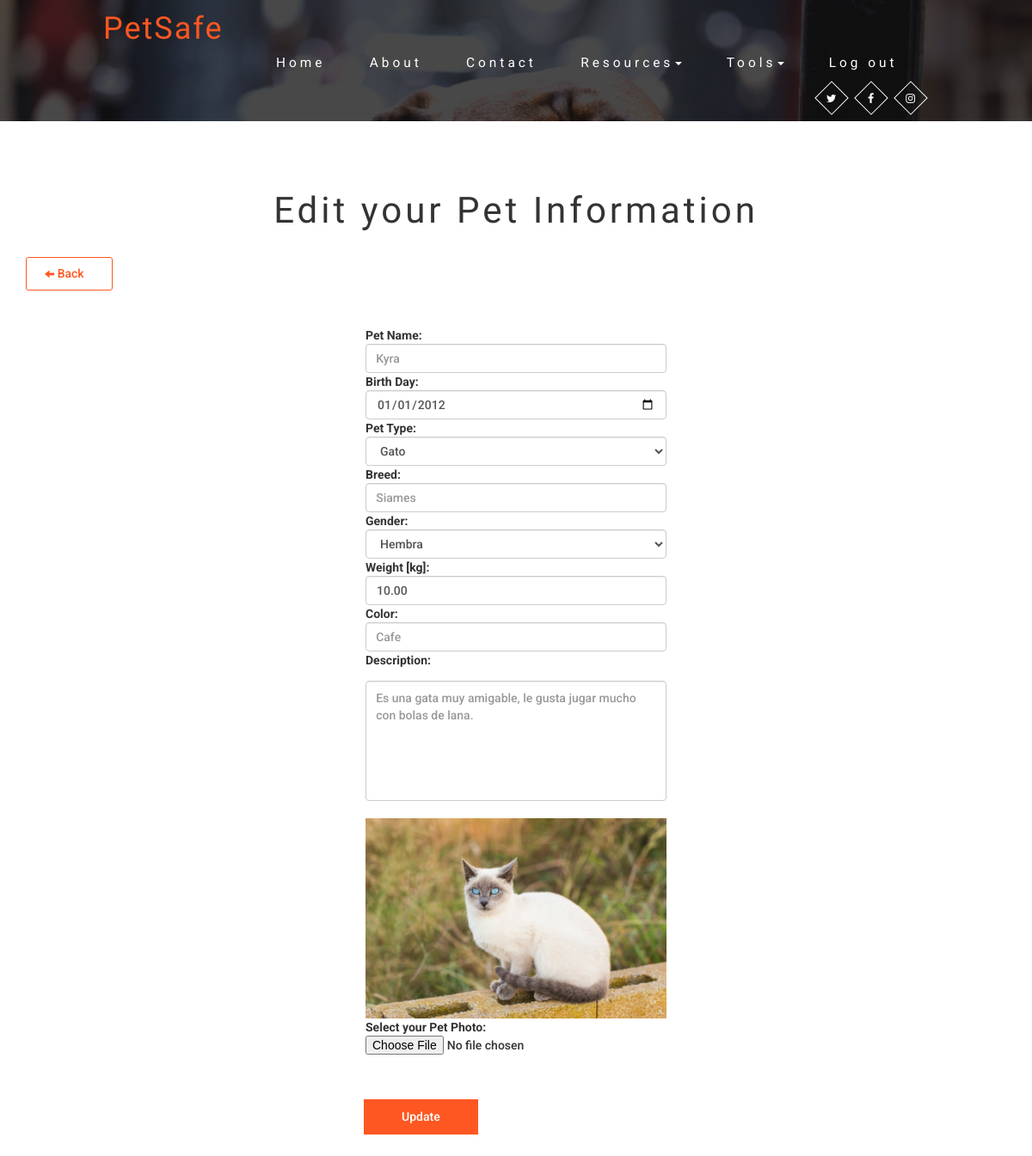
The page /edit/pet/30/ (signed in) on the database as committed earlier.
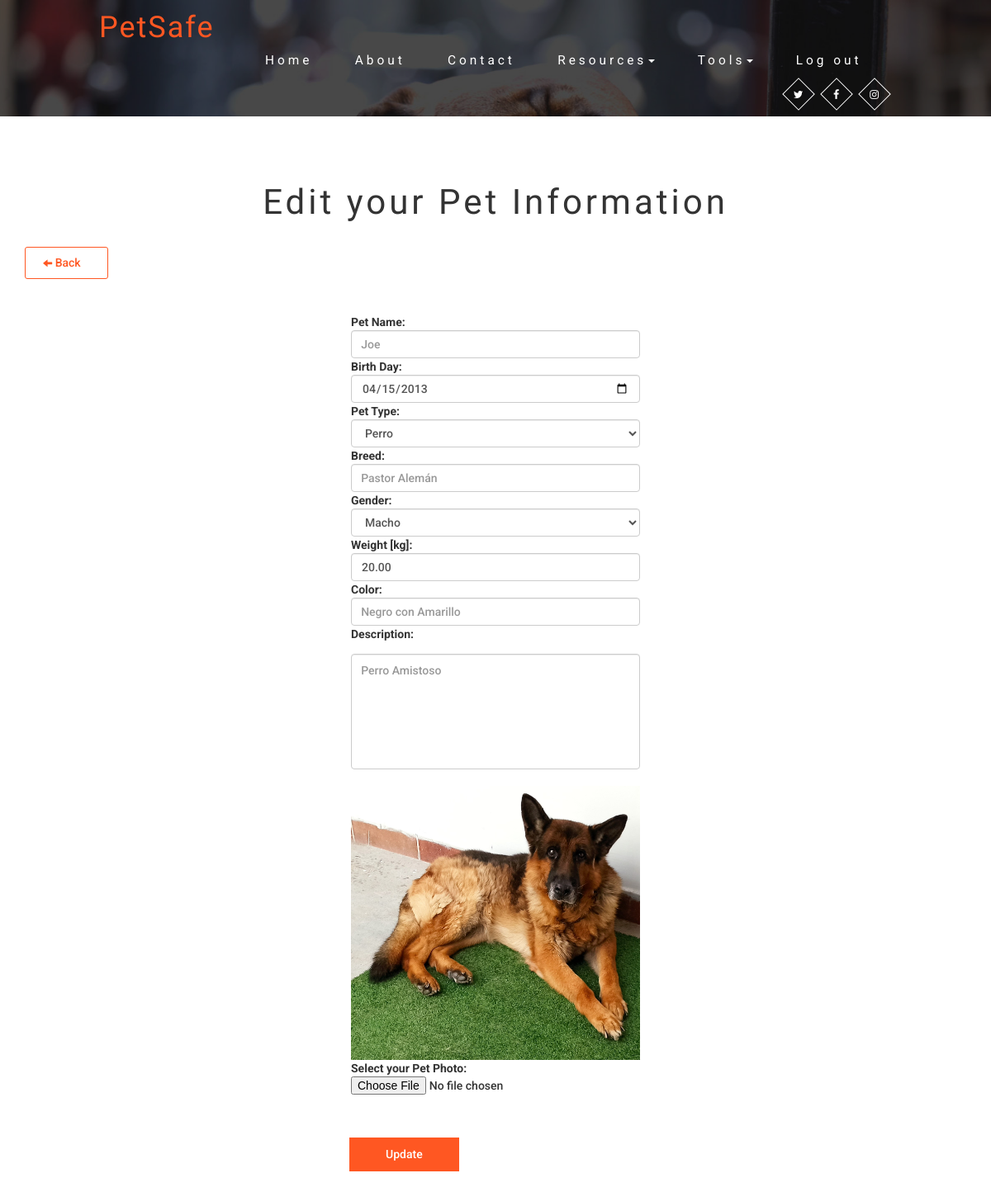
The same page on the database as committed later.
### pet_safe_app/models.py (models this page shows)
class Pet(models.Model):
    pet_name = CharField(max_length=50)
    pet_age = PositiveSmallIntegerField(null=True)
    pet_birth_date = DateField()
    pet_type = ForeignKey(PetType,related_name='pets_type',on_delete=CASCADE)
    pet_breed = CharField(max_length=50)
    pet_gender = CharField(max_length=6)
    pet_weight = DecimalField(decimal_places=2, max_digits=5)
    pet_color = CharField(max_length=50)
    description = CharField(max_length=250)
    is_lost = SmallIntegerField(null=True)
    pet_image = ImageField(upload_to='pet_image/')
    pet_owner = ForeignKey(User, related_name='pets_owner', on_delete=CASCADE)
    created_at = DateField(auto_now_add=True)
    updated_at = DateField(auto_now=True)

class PetType(models.Model):
    specie = CharField(max_length=50)
    created_at = DateField(auto_now_add=True)
    updated_at = DateField(auto_now=True)

### pet_safe_app/views.py (the view, shortened to what this page needs)
# urls.py: path('edit/pet/<int:pk>/',views.editPet),
def editPet(request,pk):
    if "logged_user" not in request.session:
        messages.error(request,"There is not logged user!! Log in first!")
        return redirect('/signin/')
    pet_to_edit = Pet.objects.get(id=pk)
    logged_user = User.objects.get(id=request.session['logged_user'])
    pet_type = PetType.objects.all().exclude(id=pet_to_edit.id);
    context = {
        'pet_to_edit' : pet_to_edit,
        'logged_user' : logged_user,
        'pet_type' : pet_type
    }
    context['up_date']= str(context['pet_to_edit'].pet_birth_date)
    return render(request,'edit_pet.html',context)

### pet_safe_app/templates/edit_pet.html (shortened to what this page needs)
{% load static %}
<!DOCTYPE html>
<html lang="en">
<head>
	<link href="{% static 'css/bootstrap.css' %}" type="text/css" rel="stylesheet" media="all">
	<link href="{% static 'css/easy-responsive-tabs.css' %}" rel='stylesheet' type='text/css' />
	<link href="{% static 'css/style.css' %}" type="text/css" rel="stylesheet" media="all">
	<link href="{% static 'css/font-awesome.css' %}" rel="stylesheet">
</head>
<body>
	<div class="agileits-banner about-w3banner">
		<div class="bnr-agileinfo">
			{% include 'navbar.html' %}
		</div>
	</div>
	<div class="contact">
		<div class="container">
			<h3 class="agileits-title">Edit your Pet Information</h3>
			<a href="/mypet/{{pet_to_edit.id}}" class="button button-isi"><span><i class="icon glyphicon glyphicon-arrow-left"></i> Back</span></a>
			<div class="contact-agileinfo">
				<div class="col-md-4"></div>
				<div class="col-md-4 contact-right">
					<form action="/edit/pet/{{pet_to_edit.id}}/" method="post" enctype="multipart/form-data">
				<label class="form-label" for="pet_name">Pet Name:</label>
                <input class="form-control" placeholder="Enter Pet Name" value="{{ pet_to_edit.pet_name }}" name="pet_name" type="text">
                <label class="form-label" for="pet_birth_date">Birth Day:</label>
                <input class="form-control" name="pet_birth_date" value="{{ up_date }}" type="date">
                <label class="form-label" for="pet_type">Pet Type:</label>
                <select class="form-control" name="pet_type" maxlength="100" type="text">
                    <option value ='{{ pet_to_edit.pet_type.id }}'>{{ pet_to_edit.pet_type.specie }}</option>
                </select>
                <label class="form-label" for="pet_breed">Breed:</label>
                <input class="form-control" placeholder="Enter Pet Breed" value="{{ pet_to_edit.pet_breed }}" name="pet_breed" maxlength="30" type="text">
                <label class="form-label" for="pet_gender">Gender:</label>
                <select class="form-control" name="pet_gender" maxlength="10" type="text">
					{% if pet_to_edit.pet_gender == "Hembra"  %}
                    <option value ='Hembra'>Hembra</option>
					{% endif %}
					{% if pet_to_edit.pet_gender == "Macho"  %}
					<option value ='Macho'>Macho</option>
					{% endif %}
                </select>
                <label class="form-label" for="pet_weight">Weight [kg]:</label>
                <input class="form-control" placeholder="0.00" value="{{ pet_to_edit.pet_weight }}" name="pet_weight" type="Number"></input>
                <label class="form-label" for="pet_color">Color:</label>
                <input class="form-control" placeholder="Enter Pet Color" value="{{ pet_to_edit.pet_color }}" name="pet_color" type="Text"></input>
                <label class="form-label" for="description">Description:</label>
                <textarea class="form-control" placeholder="Enter a brief description of your pet!" name="description" type="Text">{{ pet_to_edit.description }}</textarea>
                <br>
				<img src="{{ pet_to_edit.pet_image.url }}" alt=" " class="img-responsive" />
                <label class="form-label" for="pet_image">Select your Pet Photo:</label>
                <br>
                <input  type="file" name="pet_image" id="pet_image" accept="image/pet_image/*">
                <br><br>
				<input type="submit" value="Update">
					</form>
				</div>
				<div class="clearfix"></div>
			</div>
		</div>
	</div>
</body>
</html>

Rows that differ between the two databases and show on the page:
changed Pet: pet_name "Kyra" → "Joe"; pet_type "Gato" → "Perro"; pet_breed "Siames" → "Pastor Alemán"; pet_gender "Hembra" → "Macho"; pet_weight "10.00" → "20.00"; pet_color "Cafe" → "Negro con Amarillo"; description "Es una gata muy amigable, le gusta jugar mucho con bolas de lana." → "Perro Amistoso"; pet_image: a different picture
Other text that changed with them:
form field pet_birth_date: "01/01/2012" → "04/15/2013"
